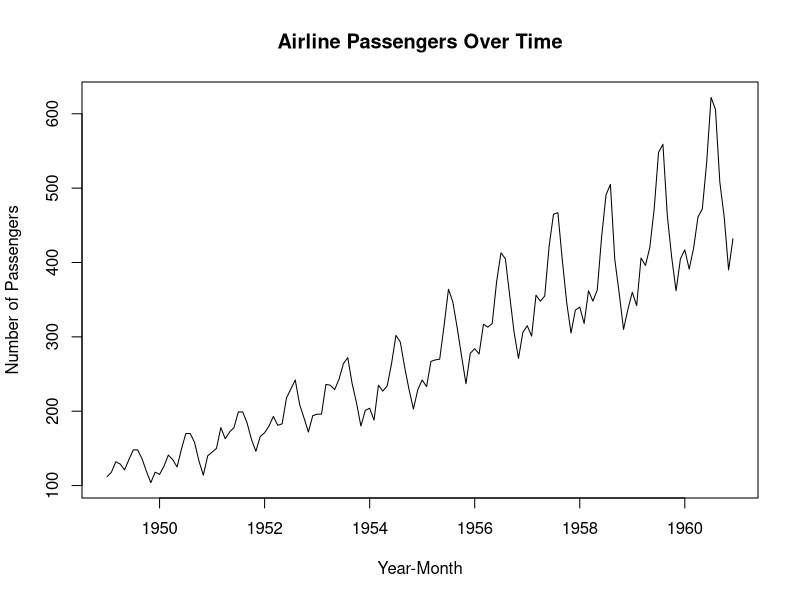
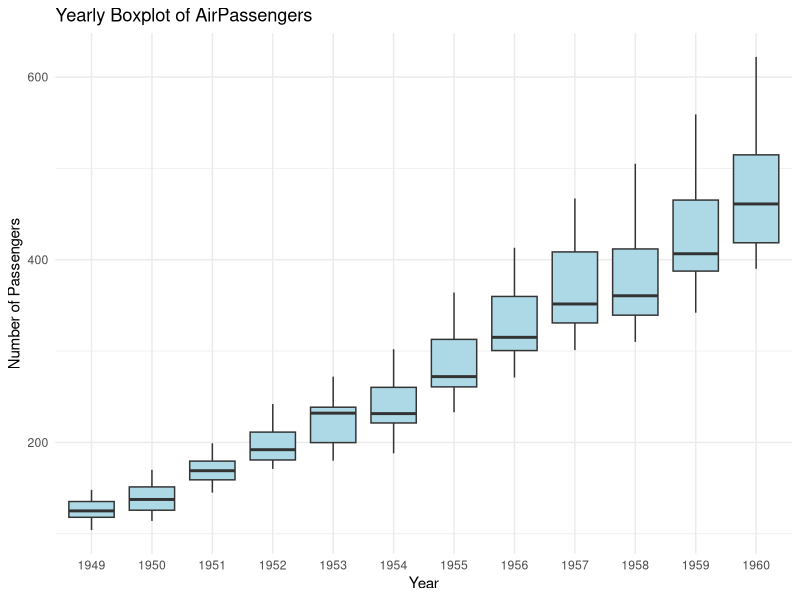
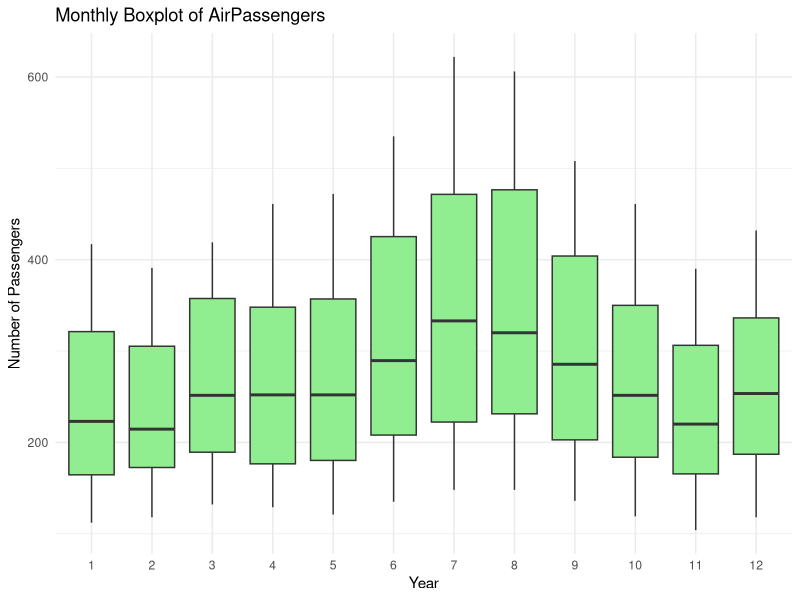
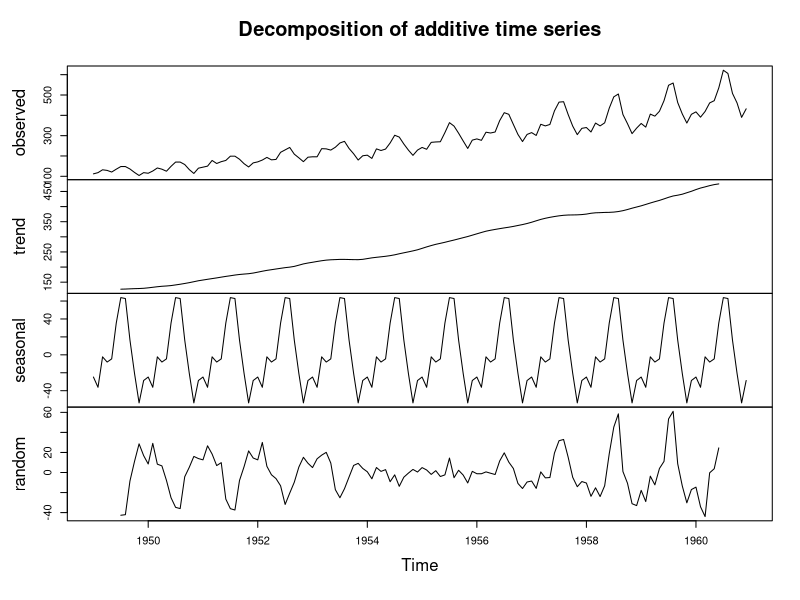
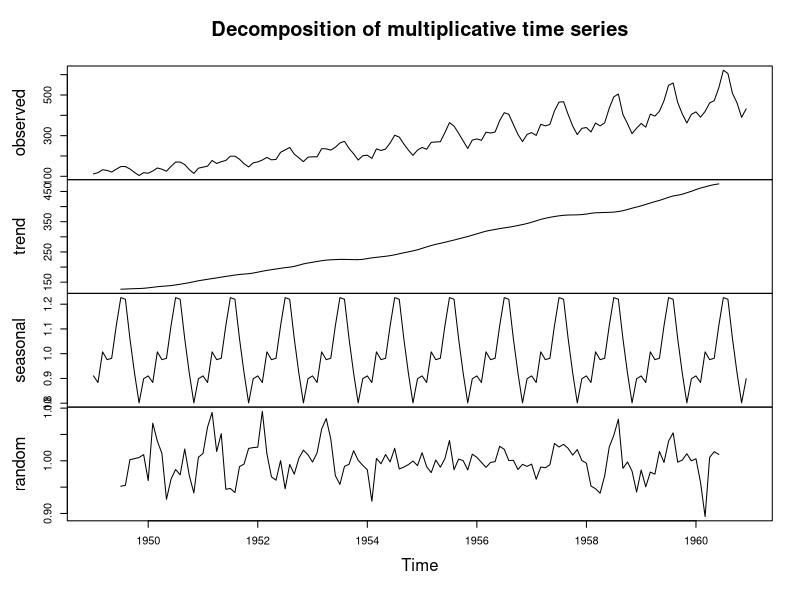
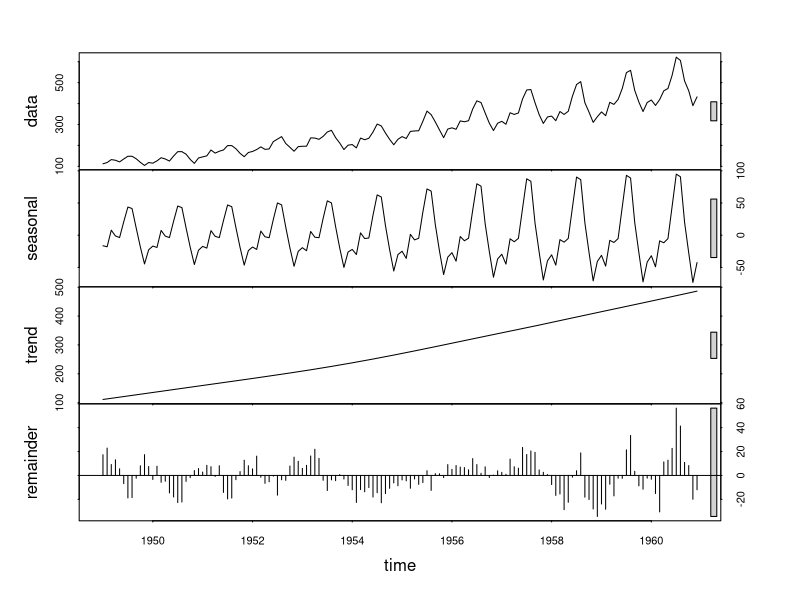
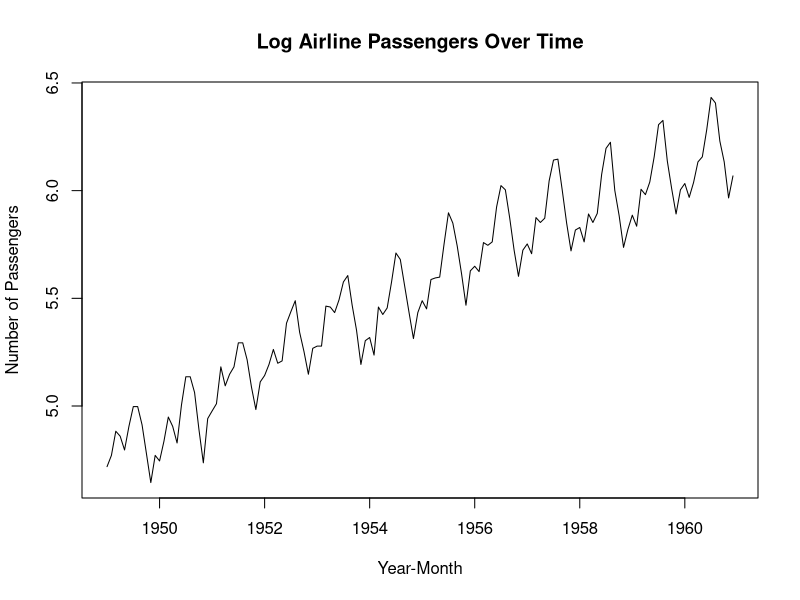
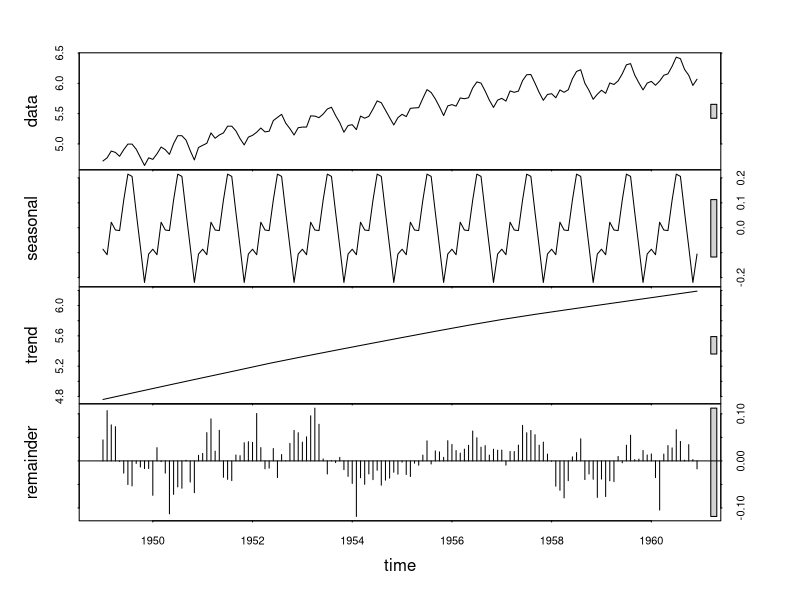

These charts were generated, in order, by the following R code:
## ---- chunk 1
library(tidyverse)
library(forecast)
library(tseries)
## ---- chunk 2
summary(AirPassengers)
## ---- chunk 3
plot(AirPassengers, main = "Airline Passengers Over Time",
     xlab = "Year-Month", ylab = "Number of Passengers")
## ---- chunk 4
# 데이터프레임으로 변환 
df <- data.frame(
  year = floor(time(AirPassengers)),  # 연도 추출
  month = cycle(AirPassengers),  # 월 추출
  passengers = as.numeric(AirPassengers)  # 승객 수
)

# 연도별 박스플롯 생성
ggplot(df, aes(x = factor(year), y = passengers)) +
  geom_boxplot(fill = "lightblue") +
  labs(title = "Yearly Boxplot of AirPassengers",
       x = "Year",
       y = "Number of Passengers") +
  theme_minimal()
## ---- chunk 5
# 연도별 박스플롯 생성
ggplot(df, aes(x = factor(month), y = passengers)) +
  geom_boxplot(fill = "lightgreen") +
  labs(title = "Monthly Boxplot of AirPassengers",
       x = "Year",
       y = "Number of Passengers") +
  theme_minimal()
## ---- chunk 6
# Decompose the time series
decomposed_additive = decompose(AirPassengers, type="additive")

plot(decomposed_additive)
## ---- chunk 7
random_component <- na.omit(decomposed_additive$random)  # NA 제거

shapiro.test(random_component)  # 정규성 검정

# ADF (Augmented Dickey-Fuller) Test:
# 귀무가설(H0) → 비정상 시계열 ; 대립가설(H1) → 정상 시계열 
adf_result <- adf.test(random_component)
cat("📌 ADF 검정 결과:\n")
print(adf_result)
## ---- chunk 8
decomposed_multiplicative = decompose(AirPassengers, type="multiplicative")

plot(decomposed_multiplicative)
## ---- chunk 9
plot(stl(AirPassengers, s.window = 12, t.window = 80, t.jump = 5))
## ---- chunk 10
plot(log(AirPassengers), main = "Log Airline Passengers Over Time",
     xlab = "Year-Month", ylab = "Number of Passengers")
## ---- chunk 11
stl_result <- stl(log(AirPassengers), s.window = "periodic", t.window = 80)
plot(stl_result)
## ---- chunk 12
moving_avg <- stats::filter(AirPassengers, rep(1/12, 12), sides = 2)
plot(AirPassengers, main = "Moving Average Smoothing", col = "blue", lwd = 2)
lines(moving_avg, col = "red", lwd = 2)
legend("topleft", legend = c("Original", "12-Month MA"), col = c("blue", "red"), lwd = 2)

## ---- chunk 13
ts_data <- AirPassengers

# 훈련(train) 데이터: 1949년 ~ 1959년 (총 132개 중 120개 사용)
train_data <- window(ts_data, end = c(1959, 12))

# 테스트(test) 데이터: 1960년 (마지막 12개월 예측 평가)
test_data <- window(ts_data, start = c(1960, 1))
## ---- chunk 14
Pacf(AirPassengers, main = "PACF of AirPassengers", col = "blue", lwd = 2)
## ---- chunk 15
#  MA (Moving Average) 모델 
ma_model <- arima(train_data, order = c(0, 0, 13))  # MA(1) 모델
ma_forecast <- forecast(ma_model, h = 12)

# 시각화: 전체 데이터 포함
plot(ts_data, type = "l", col = "black", lwd = 2, ylim = range(ts_data, ma_forecast$mean),
     main = "MA vs AR Model Forecast",
     xlab = "Year", ylab = "Number of Passengers")

# MA 모델 예측값 추가
lines(ma_forecast$mean, col = "blue", lwd = 2, lty = 2)
 
# 범례 추가
legend("topleft",
       legend = c("Actual Data", "MA Forecast"),
       col = c("black", "blue"),
       lwd = 2, lty = c(1, 2, 2))
## ---- chunk 16
ar_model <- ar(train_data)

# 3️⃣ 12개월 예측 수행
ar_pred <- predict(ar_model, n.ahead = 12)

# 4️⃣ 시각화: 전체 데이터 포함하여 예측 비교
plot(ts_data, type = "l", col = "black", lwd = 2, ylim = range(ts_data, ar_pred$pred),
     main = "AR Model Forecast",
     xlab = "Year", ylab = "Number of Passengers")

# AR 예측값 추가 (빨간 점선)
lines(1960 + (1:12)/12, ar_pred$pred, col = "red", lwd = 2, lty = 2)

# 테스트 데이터 (실제값) 추가 (파란 실선)
lines(test_data, col = "blue", lwd = 2)

# 범례 추가
legend("topleft",
       legend = c("Actual Data", "Test Data", "AR Forecast"),
       col = c("black", "blue", "red"),
       lwd = 2, lty = c(1, 1, 2))
## ---- chunk 17
# ARIMA 모델 적합
arima_model <- auto.arima(train_data, seasonal = FALSE)
summary(arima_model)

# 12개월 예측 수행
arima_forecast <- forecast(arima_model, h = 12)

# 예측 결과 시각화
plot(arima_forecast, main = "ARIMA Model Forecast vs Actual", col = "blue", lwd = 2)
lines(test_data, col = "red", lwd = 2)  # 실제값 추가
legend("topleft", legend = c("ARIMA Forecast", "Actual"), col = c("blue", "red"), lwd = 2)
## ---- chunk 18
# 계절성 포함된 SARIMA 모델 적합
sarima_model <- auto.arima(train_data, seasonal = TRUE)
summary(sarima_model)

# 12개월 예측 수행
sarima_forecast <- forecast(sarima_model, h = 12)

# 예측 결과 시각화
plot(sarima_forecast, main = "SARIMA Model Forecast vs Actual", col = "blue", lwd = 2)
lines(test_data, col = "red", lwd = 2)  # 실제값 추가
legend("topleft", legend = c("SARIMA Forecast", "Actual"), col = c("blue", "red"), lwd = 2)
